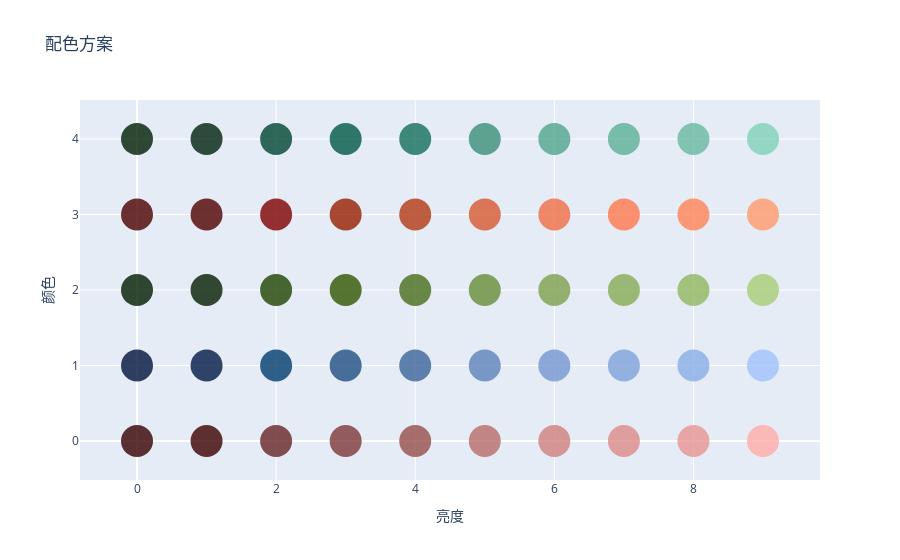

Notebook source saved alongside this figure:
### Code cell
import plotly.graph_objects as go

fig = go.Figure(data=go.Scatter(
    x=df_plan['cluster3'],
    y=df_plan['cluster2'],
    mode='markers',
    marker=dict(
        size=32,
        color=df_plan.apply(lambda row: f'rgb({row["R"]},{row["G"]},{row["B"]})', axis=1),
        opacity=0.8
    ),
    text=df_plan.apply(lambda row: f'R: {row["R"]}, G: {row["G"]}, B: {row["B"]}', axis=1)
))

fig.update_layout(
    title='配色方案',
    xaxis=dict(title='亮度'),
    yaxis=dict(title='颜色'),
    showlegend=False
)

fig.show()
